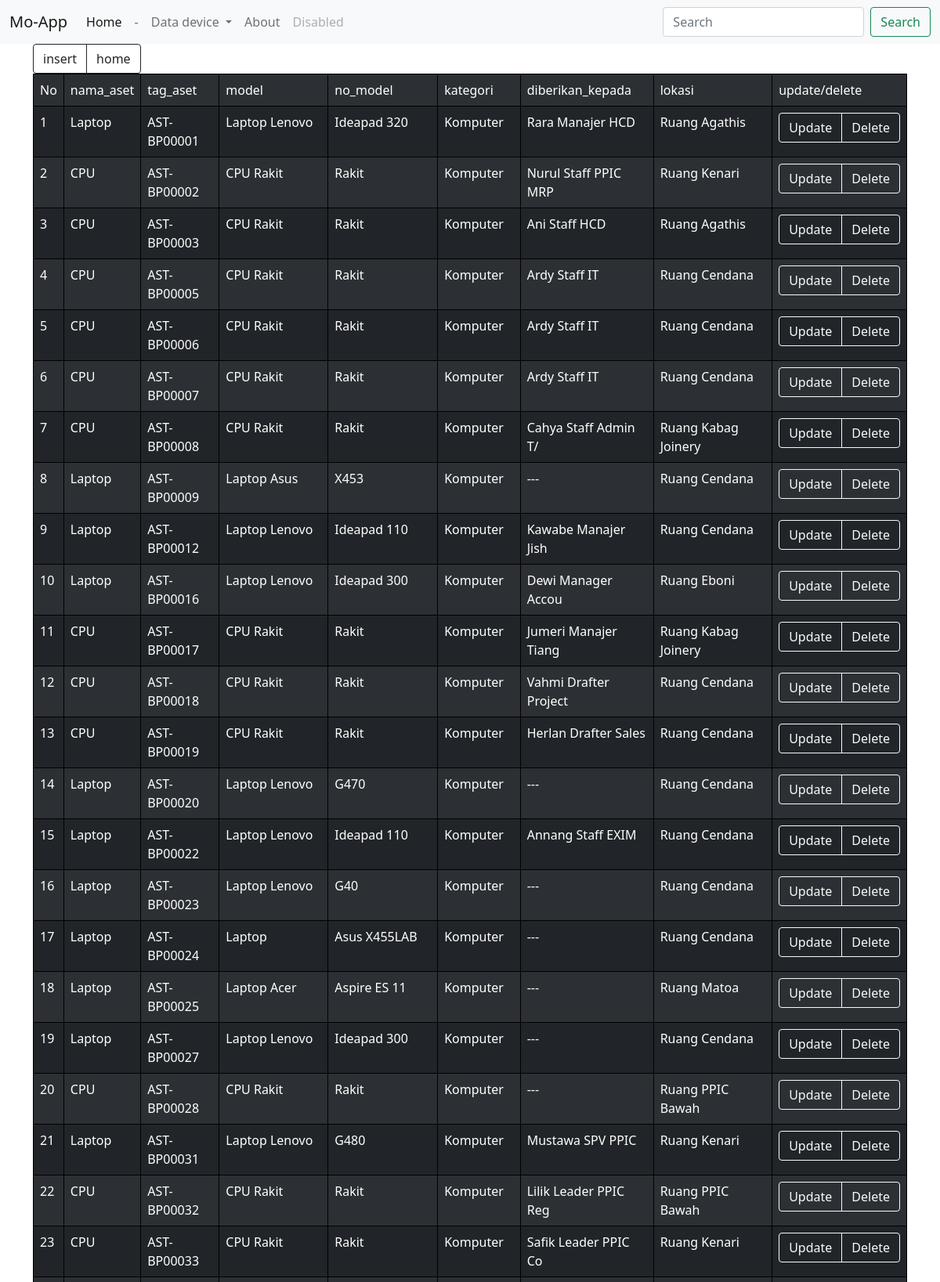
Screenshot of /index.php?page=view (upper part) with the database file from the repository.
### tables this page shows
CREATE TABLE `list` (
  `id_aset` int(11) NOT NULL,
  `nama_aset` varchar(255) NOT NULL,
  `tag_aset` varchar(255) NOT NULL,
  `model` varchar(255) NOT NULL,
  `no_model` varchar(255) NOT NULL,
  `kategori` varchar(255) NOT NULL,
  `diberikan_kepada` varchar(255) NOT NULL,
  `lokasi` varchar(255) NOT NULL
);

### select.php (the view, shortened to what this page needs)
<!DOCTYPE html>
<html>
<head>
</head>
<body>
    <table>
        <thead>
            <div class="btn-group" role="group" aria-label="Basic example">
            <a class="btn btn-outline-dark" href="index.php?page=input" role="button">insert</a>
            <a class="btn btn-outline-dark" href="index.php" role="button">home</a>
            </div>
            <tr>
            <table class="table table-dark table-striped">
                <td>No</td>
                <td>nama_aset</td>
                <td>tag_aset</td>
                <td>model</td>
                <td>no_model</td>
                <td>kategori</td>
                <td>diberikan_kepada</td>
                <td>lokasi</td>
                <td>update/delete</td>
            </tr>
        </thead>
        <?php
        include "koneksi.php";
        $no = 1;
        $query = mysqli_query($kon, 'SELECT * FROM list');
        while ($data = mysqli_fetch_array($query)) {
        ?>
            <tr>
                <td><?php echo $no++ ?></td>
                <td><?php echo $data['nama_aset'] ?></td>
                <td><?php echo $data['tag_aset'] ?></td>
                <td><?php echo $data['model'] ?></td>
                <td><?php echo $data['no_model'] ?></td>
                <td><?php echo $data['kategori'] ?></td>
                <td><?php echo $data['diberikan_kepada'] ?></td>
                <td><?php echo $data['lokasi'] ?></td>
                <td>
                <div class="btn-group" role="group" aria-label="Basic example">
                    <a class="btn btn-outline-light" href="update.php?id_aset=<?php echo $data['id_aset']; ?>">Update</a>
                    <a class="btn btn-outline-light" href="delete.php?id_aset=<?php echo $data['id_aset']; ?>">Delete</a>
                </div>
                </td>
            </tr>
        <?php } ?>
    </table>
</body>
</html>

### index.php (shortened to what this page needs)
<!DOCTYPE html>
<html lang="en">
<head>
</head>
<body>
<link href="https://cdn.jsdelivr.net/npm/bootstrap@5.1.3/dist/css/bootstrap.min.css" rel="stylesheet">
    <nav class="navbar navbar-expand-lg navbar-light bg-light">
        <div class="container-fluid">
          <a class="navbar-brand" href="#">Mo-App</a>
          <div class="collapse navbar-collapse" id="navbarSupportedContent">
            <ul class="navbar-nav me-auto mb-2 mb-lg-0">
              <li class="nav-item">
                <a class="nav-link active" aria-current="page" href="index.php">Home</a>
              </li>
              <li class="nav-item">
                <a class="nav-link" href="#">-</a>
              </li>
              <li class="nav-item dropdown">
                <a class="nav-link dropdown-toggle" href="index.php?page=berita" id="navbarDropdown" role="button" data-bs-toggle="dropdown" aria-expanded="false">
                  Data device
                </a>
              </li>
              <li class="nav-item">
                <a class="nav-link" href="#">About</a>
              </li>
              <li class="nav-item">
                <a class="nav-link disabled">Disabled</a>
              </li>
            </ul>
            <form class="d-flex">
              <input class="form-control me-2" type="search" placeholder="Search" aria-label="Search">
              <button class="btn btn-outline-success" type="submit">Search</button>
            </form>
          </div>
        </div>
      </nav>
      <div class="container">
      <?php
				if(isset($_GET['page'])){
								$page = $_GET['page'];
								switch ($page) {
					case 'view':
					include "select.php";
					break;
								}
				}else{
								include "home.php";
				}
				?>
      </div>
</body>
</html>

### select.php (style rules this page uses)
table, tr, td { border: 1px solid black; }
thead { background-color: #cccddd; }

### rows the page displays
list: nama_aset "Laptop", tag_aset "AST-BP00001", model "Laptop Lenovo", no_model "Ideapad 320", kategori "Komputer", diberikan_kepada "Rara Manajer HCD", lokasi "Ruang Agathis"
list: nama_aset "CPU", tag_aset "AST-BP00002", model "CPU Rakit", no_model "Rakit", kategori "Komputer", diberikan_kepada "Nurul Staff PPIC MRP", lokasi "Ruang Kenari"
list: nama_aset "CPU", tag_aset "AST-BP00003", model "CPU Rakit", no_model "Rakit", kategori "Komputer", diberikan_kepada "Ani Staff HCD", lokasi "Ruang Agathis"
list: nama_aset "CPU", tag_aset "AST-BP00005", model "CPU Rakit", no_model "Rakit", kategori "Komputer", diberikan_kepada "Ardy Staff IT", lokasi "Ruang Cendana"
list: nama_aset "CPU", tag_aset "AST-BP00006", model "CPU Rakit", no_model "Rakit", kategori "Komputer", diberikan_kepada "Ardy Staff IT", lokasi "Ruang Cendana"
list: nama_aset "CPU", tag_aset "AST-BP00007", model "CPU Rakit", no_model "Rakit", kategori "Komputer", diberikan_kepada "Ardy Staff IT", lokasi "Ruang Cendana"
list: nama_aset "CPU", tag_aset "AST-BP00008", model "CPU Rakit", no_model "Rakit", kategori "Komputer", diberikan_kepada "Cahya Staff Admin T/", lokasi "Ruang Kabag Joinery"
list: nama_aset "Laptop", tag_aset "AST-BP00009", model "Laptop Asus", no_model "X453", kategori "Komputer", diberikan_kepada "---", lokasi "Ruang Cendana"
list: nama_aset "Laptop", tag_aset "AST-BP00012", model "Laptop Lenovo", no_model "Ideapad 110", kategori "Komputer", diberikan_kepada "Kawabe Manajer Jish", lokasi "Ruang Cendana"
list: nama_aset "Laptop", tag_aset "AST-BP00016", model "Laptop Lenovo", no_model "Ideapad 300", kategori "Komputer", diberikan_kepada "Dewi Manager Accou", lokasi "Ruang Eboni"
list: nama_aset "CPU", tag_aset "AST-BP00017", model "CPU Rakit", no_model "Rakit", kategori "Komputer", diberikan_kepada "Jumeri Manajer Tiang", lokasi "Ruang Kabag Joinery"
list: nama_aset "CPU", tag_aset "AST-BP00018", model "CPU Rakit", no_model "Rakit", kategori "Komputer", diberikan_kepada "Vahmi Drafter Project", lokasi "Ruang Cendana"
list: nama_aset "CPU", tag_aset "AST-BP00019", model "CPU Rakit", no_model "Rakit", kategori "Komputer", diberikan_kepada "Herlan Drafter Sales", lokasi "Ruang Cendana"
list: nama_aset "Laptop", tag_aset "AST-BP00020", model "Laptop Lenovo", no_model "G470", kategori "Komputer", diberikan_kepada "---", lokasi "Ruang Cendana"
list: nama_aset "Laptop", tag_aset "AST-BP00022", model "Laptop Lenovo", no_model "Ideapad 110", kategori "Komputer", diberikan_kepada "Annang Staff EXIM", lokasi "Ruang Cendana"
list: nama_aset "Laptop", tag_aset "AST-BP00023", model "Laptop Lenovo", no_model "G40", kategori "Komputer", diberikan_kepada "---", lokasi "Ruang Cendana"
list: nama_aset "Laptop", tag_aset "AST-BP00024", model "Laptop", no_model "Asus X455LAB", kategori "Komputer", diberikan_kepada "---", lokasi "Ruang Cendana"
list: nama_aset "Laptop", tag_aset "AST-BP00025", model "Laptop Acer", no_model "Aspire ES 11", kategori "Komputer", diberikan_kepada "---", lokasi "Ruang Matoa"
list: nama_aset "Laptop", tag_aset "AST-BP00027", model "Laptop Lenovo", no_model "Ideapad 300", kategori "Komputer", diberikan_kepada "---", lokasi "Ruang Cendana"
list: nama_aset "CPU", tag_aset "AST-BP00028", model "CPU Rakit", no_model "Rakit", kategori "Komputer", diberikan_kepada "---", lokasi "Ruang PPIC Bawah"
list: nama_aset "Laptop", tag_aset "AST-BP00031", model "Laptop Lenovo", no_model "G480", kategori "Komputer", diberikan_kepada "Mustawa SPV PPIC", lokasi "Ruang Kenari"
list: nama_aset "CPU", tag_aset "AST-BP00032", model "CPU Rakit", no_model "Rakit", kategori "Komputer", diberikan_kepada "Lilik Leader PPIC Reg", lokasi "Ruang PPIC Bawah"
list: nama_aset "CPU", tag_aset "AST-BP00033", model "CPU Rakit", no_model "Rakit", kategori "Komputer", diberikan_kepada "Safik Leader PPIC Co", lokasi "Ruang Kenari"
